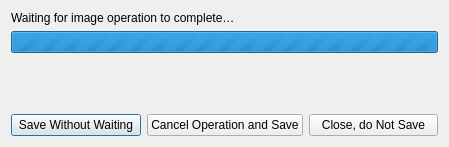
<?xml version="1.0" encoding="utf-8"?>
<ui version="4.0">
 <author>
    SPDX-FileCopyrightText: none
    SPDX-License-Identifier: GPL-3.0-or-later
  </author>
 <class>KisDelayedSaveDialog</class>
 <widget class="QDialog" name="KisDelayedSaveDialog">
  <property name="windowModality">
   <enum>Qt::WindowModal</enum>
  </property>
  <property name="geometry">
   <rect>
    <x>0</x>
    <y>0</y>
    <width>449</width>
    <height>147</height>
   </rect>
  </property>
  <property name="windowTitle">
   <string>Krita</string>
  </property>
  <property name="modal">
   <bool>true</bool>
  </property>
  <layout class="QVBoxLayout" name="verticalLayout">
   <item>
    <widget class="QLabel" name="lblMessage">
     <property name="text">
      <string>Waiting for image operation to complete…</string>
     </property>
    </widget>
   </item>
   <item>
    <widget class="KoProgressBar" name="progressBar">
     <property name="maximum">
      <number>0</number>
     </property>
     <property name="value">
      <number>-1</number>
     </property>
    </widget>
   </item>
   <item>
    <spacer name="verticalSpacer">
     <property name="orientation">
      <enum>Qt::Vertical</enum>
     </property>
     <property name="sizeType">
      <enum>QSizePolicy::MinimumExpanding</enum>
     </property>
     <property name="sizeHint" stdset="0">
      <size>
       <width>20</width>
       <height>40</height>
      </size>
     </property>
    </spacer>
   </item>
   <item>
    <layout class="QHBoxLayout" name="horizontalLayout">
     <item>
      <widget class="QPushButton" name="bnDontWait">
       <property name="text">
        <string>Save Without Waiting</string>
       </property>
      </widget>
     </item>
     <item>
      <widget class="QPushButton" name="bnCancel">
       <property name="text">
        <string>Cancel Operation and Save</string>
       </property>
      </widget>
     </item>
     <item>
      <widget class="QPushButton" name="bnDontSave">
       <property name="text">
        <string>Close, do Not Save</string>
       </property>
      </widget>
     </item>
    </layout>
   </item>
  </layout>
 </widget>
 <customwidgets>
  <customwidget>
   <class>KoProgressBar</class>
   <extends>QProgressBar</extends>
   <header location="global">KoProgressBar.h</header>
  </customwidget>
 </customwidgets>
 <resources/>
 <connections/>
</ui>
